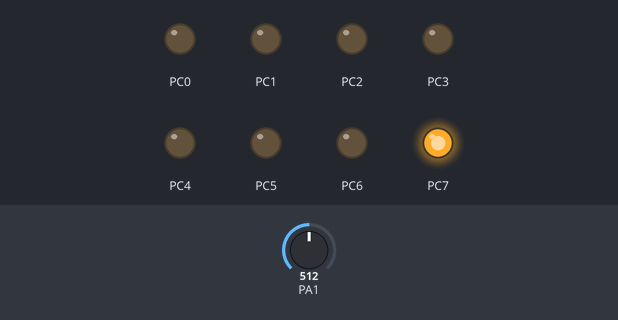
The program below on a simulated ATmega16, built with avr-gcc and emulated at 1 MHz. On the bench: output pins drawn as LEDs (lit = HIGH). The inputs (shaded band) are chosen by the test bench; at power-on: PA1 = 512.

Above: at 1.2 s.
1.3 s: PA1 set to 516
At 2.5 s:
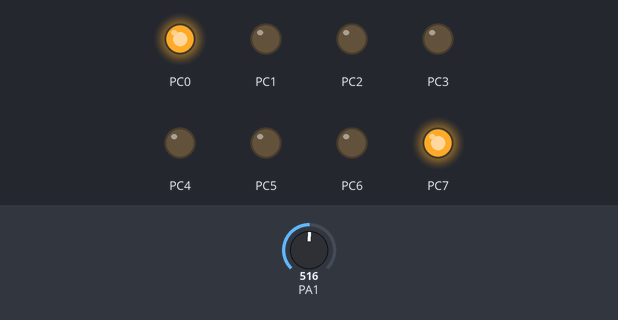
2.8 s: PA1 set to 511
At 3.6 s:
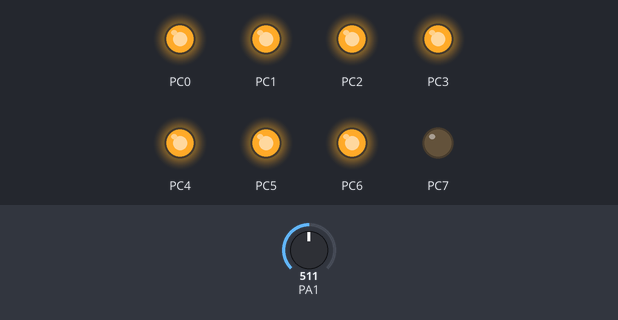
4.3 s: PA1 set to 306
At 4.8 s:
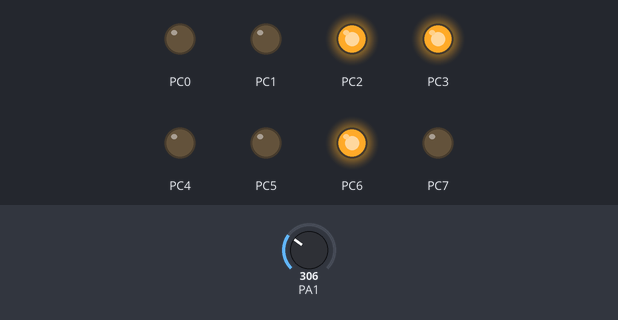
5.8 s: PA1 set to 303
At 7.0 s:
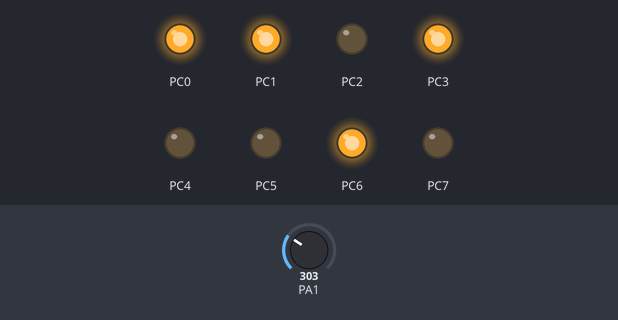
7.3 s: PA1 set to 122
At 8.2 s:
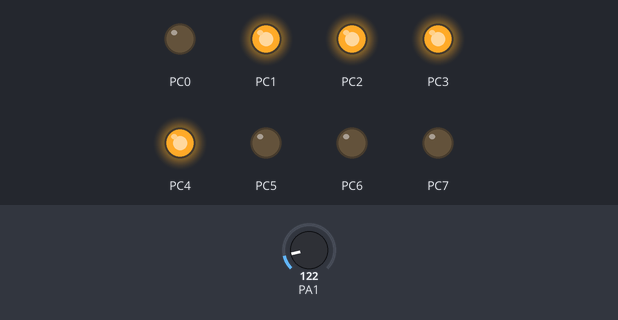
Timing chart, 0 to 9.8 s (numbered marks = the images above; inputs shaded):
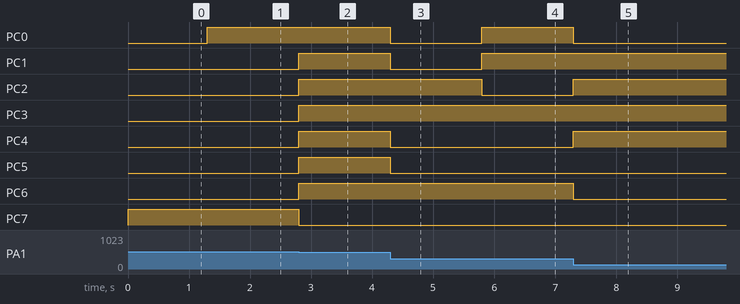

The program:

main.c
```c
/*
 * ADC.c
 *
 * Created: 1/30/2020 2:55:09 PM
 * Author : Essam Mohamed
 */
#define F_CPU 1000000UL
#include <avr/io.h>


int main(void)
{
	volatile uint8_t converted_data = 0;
	DDRA = 0x00;
	DDRC = 0xff;
	ADCSRA |= (3<<ADPS0);
	ADCSRA |= (1<<ADEN);
	ADMUX |= (1<<MUX0);
	ADMUX |= (1<<ADLAR);
    while (1)
    {
		ADCSRA |= (1<<ADSC);
		while(ADCSRA & (1<<ADSC));
		converted_data = ADCH;
		PORTC = converted_data;
    }
}
```

Measured:
- the behaviour switches between 515 and 516 on PA1 (found by bisection; images 0 and 1)
- the behaviour switches between 304 and 303 on PA1 (found by bisection; images 3 and 4)
- after the input at 1.3 s, PC0: LOW → HIGH at once
- after the input at 2.8 s, PC1–6: LOW → HIGH at once; PC7: HIGH → LOW at once
- after the input at 4.3 s, PC0, PC1, PC4, PC5: HIGH → LOW at once
- after the input at 5.8 s, PC0, PC1: LOW → HIGH at once; PC2: HIGH → LOW at once
- after the input at 7.3 s, PC0, PC6: HIGH → LOW at once; PC2, PC4: LOW → HIGH at once
